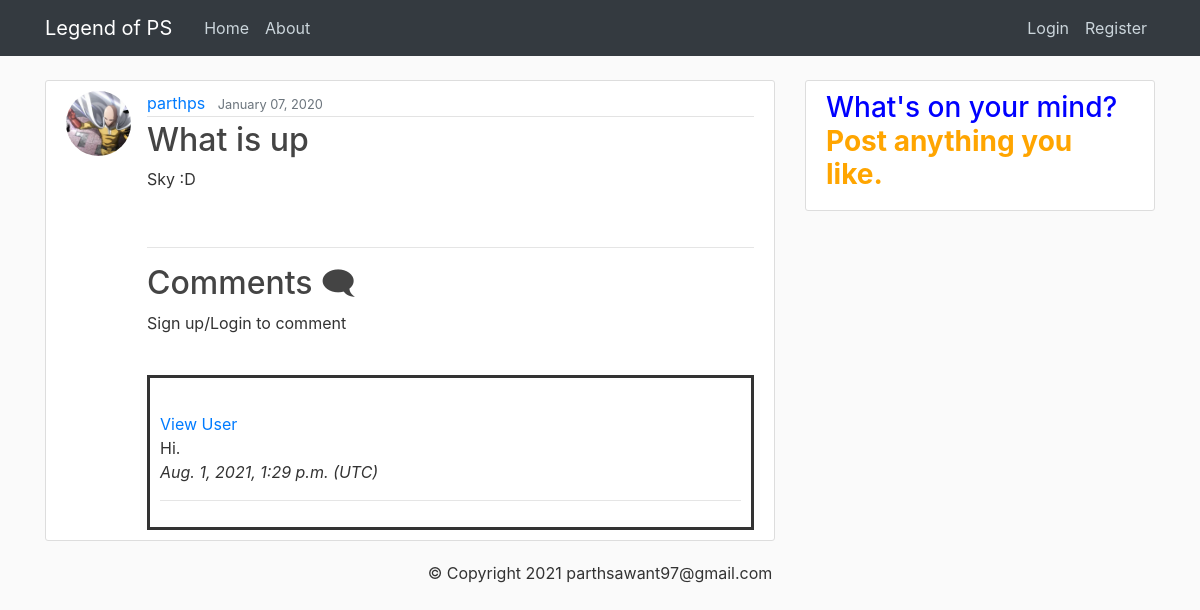
Before: /post/1/ with the older database file.
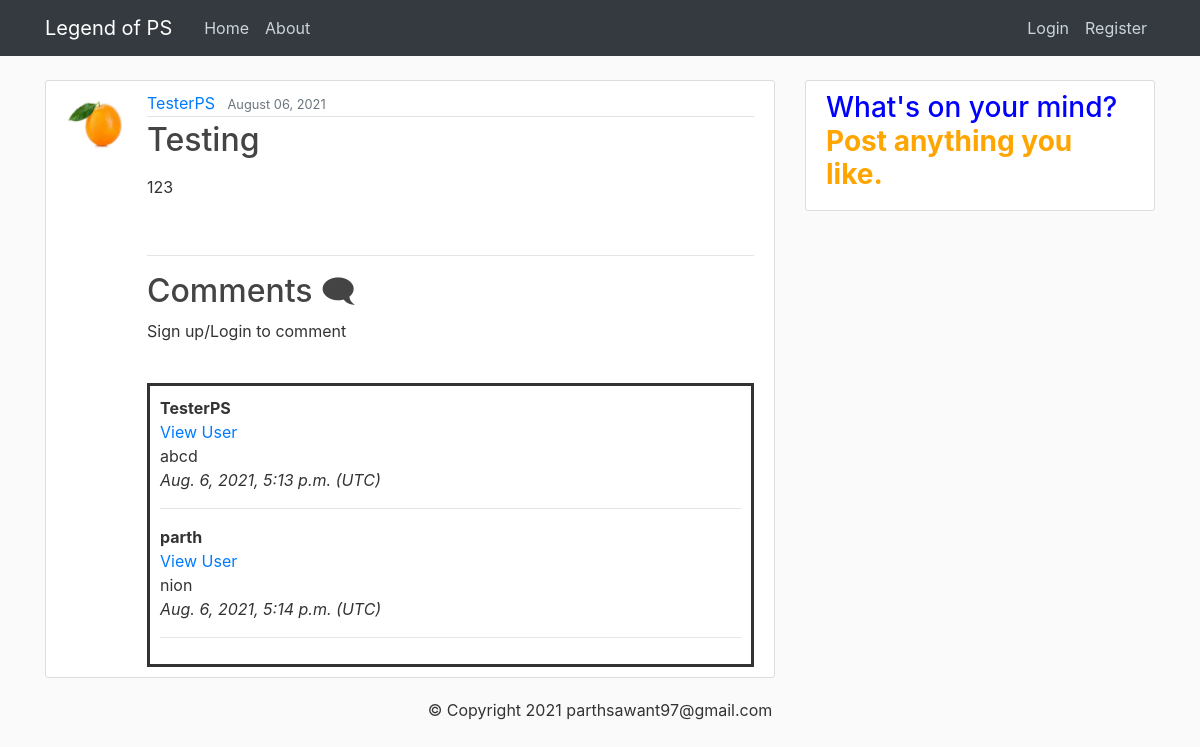
After: the same page with the newer database file.
### blog/models.py (models this page shows, shortened)
class Post(models.Model):
    title = models.CharField(max_length=100)
    content = RichTextField(blank=True, null=True)
    date_posted = models.DateTimeField(auto_now_add=True)
    author = models.ForeignKey(User, on_delete=models.CASCADE, related_name="author")
    likes = models.ManyToManyField(User, related_name="likes")
    def total_likes(self):
        return self.likes.count()

class Comment(models.Model):
    post = models.ForeignKey(Post, related_name='comments', on_delete=models.CASCADE)
    name = models.CharField(max_length=200)
    body = models.TextField()
    date_posted = models.DateTimeField(auto_now_add=True)
    writer = models.ForeignKey('auth.User', on_delete=models.CASCADE, related_name="writer")

### users/models.py (models this page shows, shortened)
class Profile(models.Model):
    user=models.OneToOneField(User, on_delete=models.CASCADE)
    bio = models.TextField(blank=True)
    image=models.ImageField(default='orange.jpg',upload_to='profile_pics')

### blog/views.py (the view)
# urls.py: path('post/<int:pk>/', PostDetailView.as_view(), name='post-detail'),
class PostDetailView(DetailView):  # class based view.
    model = Post
    def get_context_data(self, *args, **kwargs):
        context = super(PostDetailView, self).get_context_data(*args, **kwargs)
        post_obj = get_object_or_404(Post, id = self.kwargs['pk'])
        total_likes = post_obj.total_likes()
        liked = False
        if post_obj.likes.filter(id = self.request.user.id).exists():
            liked = True
        context['total_likes'] = total_likes
        context['liked'] = liked
        return context

### blog/templates/blog/post_detail.html (shortened to what this page needs)
{% extends "blog/base.html" %}
{% block content %}
     <article class="media content-section">
      <img class="rounded-circle article-img" src="{{ object.author.profile.image.url }}">
      <div class="media-body">
        <div class="article-metadata">
          <a class="mr-2" href="{% url 'user-post' object.author.username %}">{{ object.author }}</a>
          <small class="text-muted">{{ object.date_posted|date:"F d, Y" }}</small>
        </div>
        <h2 class="article-title">{{ object.title }}</h2>
        <p class="article-content">{{ object.content|safe }}</p>
      <div >
          <br>
        </div>
        <hr>
        <div>
          <h2> Comments 🗨</h2>
          {% if user.is_authenticated %}
           <h4> <a href="{% url 'add_comment' post.pk %}"> Add a comment 🖋 </a></h4>
          {% else %}
            <p> Sign up/Login to comment </p>
          {% endif %}
          <br>
           <div id = "bdr">
           {% for comment in post.comments.all %}
              <strong> {{comment.writer}} </strong>
              <br>
              <a href="{% url 'user-post' comment.writer %}"> View User </a>
              <br>
                {{comment.body}}
                      <br>
                  <i> {{comment.date_posted}} (UTC) </i>
                <br><hr>
              {% endfor %}
             </div>
        </div>
      </div>
    </article>
{% endblock %}

Changed rows visible on the page:
removed Comment: body "Hi.", date_posted "Aug. 1, 2021, 1:29 p.m."
changed Post: author.profile.image: a different picture; author "parthps" → "TesterPS"; date_posted "January 07, 2020" → "August 06, 2021"; title "What is up" → "Testing"; content "Sky :D" → "123"
added Comment: writer "TesterPS", body "abcd", date_posted "Aug. 6, 2021, 5:13 p.m."
added Comment: writer "parth", body "nion", date_posted "Aug. 6, 2021, 5:14 p.m."
